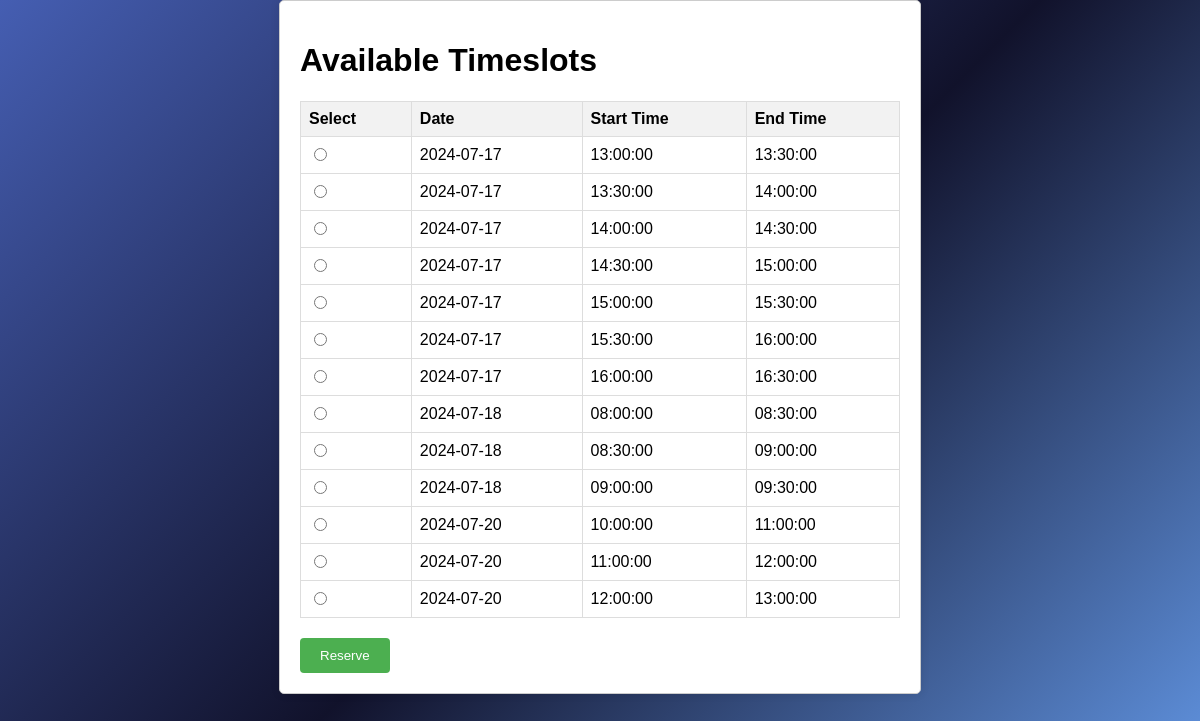
/php/Bindex.php, run on the app's committed database.
### tables this page shows
CREATE TABLE `timeslots` (
  `timeslot_id` varchar(10) NOT NULL,
  `sp_id` varchar(6) NOT NULL,
  `date` date NOT NULL,
  `start_time` time NOT NULL,
  `end_time` time NOT NULL,
  `status` varchar(10) NOT NULL DEFAULT 'free'
);

### php/Bindex.php (the view, shortened to what this page needs)
<?php
$db = new DbConnection();
$conn = $db->getConnection();
$sql = "SELECT timeslot_id, date, start_time, end_time FROM timeslots WHERE status = 'free'";
$result = $conn->query($sql);
?>
<!DOCTYPE html>
<html lang="en">
<head>
    <link rel="stylesheet" href="styles.css">
</head>
<body>
    <div class="container">
        <h1>Available Timeslots</h1>
        <?php if ($result->num_rows > 0) : ?>
            <form action="reserve.php" method="post">
                <table>
                    <tr>
                        <th>Select</th>
                        <th>Date</th>
                        <th>Start Time</th>
                        <th>End Time</th>
                    </tr>
                    <?php while ($row = $result->fetch_assoc()) : ?>
                        <tr>
                            <td>
                                <input type="radio" name="timeslot_id" value="<?php echo $row['timeslot_id']; ?>" required>
                            </td>
                            <td><?php echo $row['date']; ?></td>
                            <td><?php echo $row['start_time']; ?></td>
                            <td><?php echo $row['end_time']; ?></td>
                        </tr>
                    <?php endwhile; ?>
                </table>
                <input type="submit" value="Reserve">
            </form>
        <?php else : ?>
            <p>No available timeslots.</p>
        <?php endif; ?>
    </div>
</body>
</html>

### assets/css/styles.css (style rules this page uses)
html { min-height: 100%; }
body { margin: 0; padding: 0; font-family: sans-serif; background-image: linear-gradient(-225deg, #455eb2 0%, #11122b 52%, #6296e4 100%); min-height: 100%; padding-bottom: 5rem; }
.container { background-color: white; }

### php/Bindex.php (style rules this page uses)
.container { width: 50%; margin: 0 auto; padding: 20px; border: 1px solid #ccc; border-radius: 5px; box-shadow: 0 0 10px rgba(0, 0, 0, 0.1); }
table { width: 100%; border-collapse: collapse; margin-bottom: 20px; }
table, th, td { border: 1px solid #ddd; }
th, td { padding: 8px; text-align: left; }
th { background-color: #f2f2f2; }
input[type="submit"] { background-color: #4CAF50; color: white; padding: 10px 20px; border: none; border-radius: 4px; cursor: pointer; }

### data on the page
timeslots: date "2024-07-17", start_time "13:00:00", end_time "13:30:00"
timeslots: date "2024-07-17", start_time "13:30:00", end_time "14:00:00"
timeslots: date "2024-07-17", start_time "14:00:00", end_time "14:30:00"
timeslots: date "2024-07-17", start_time "14:30:00", end_time "15:00:00"
timeslots: date "2024-07-17", start_time "15:00:00", end_time "15:30:00"
timeslots: date "2024-07-17", start_time "15:30:00", end_time "16:00:00"
timeslots: date "2024-07-17", start_time "16:00:00", end_time "16:30:00"
timeslots: date "2024-07-18", start_time "08:00:00", end_time "08:30:00"
timeslots: date "2024-07-18", start_time "08:30:00", end_time "09:00:00"
timeslots: date "2024-07-18", start_time "09:00:00", end_time "09:30:00"
timeslots: date "2024-07-20", start_time "10:00:00", end_time "11:00:00"
timeslots: date "2024-07-20", start_time "11:00:00", end_time "12:00:00"
timeslots: date "2024-07-20", start_time "12:00:00", end_time "13:00:00"
